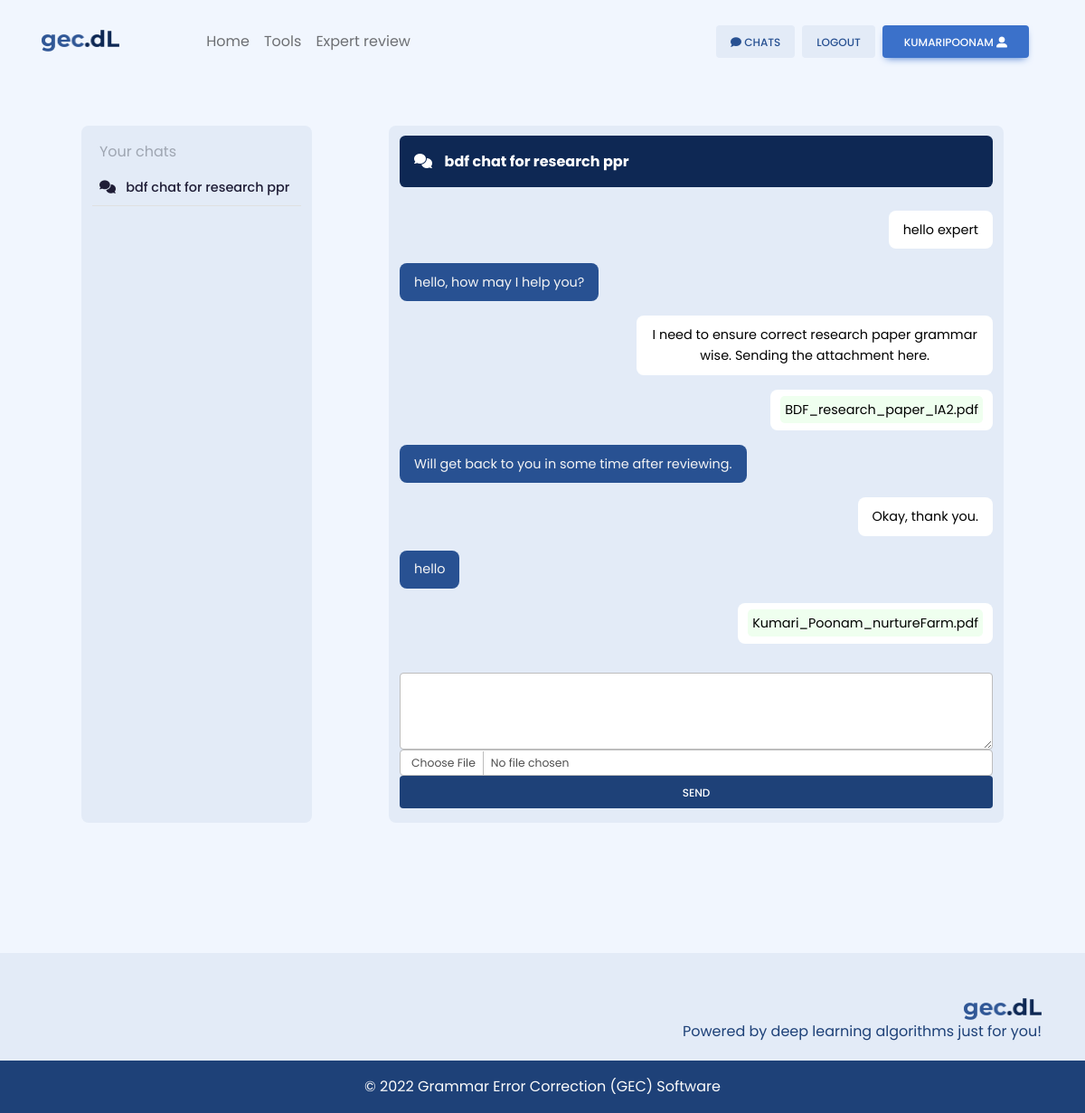
The page /expert/km-60-50-et (signed in) on the database its author committed.
### expert/models.py (models this page shows, shortened)
class Room(models.Model):
    room_name = models.CharField(max_length=255)
    user_room_name = models.CharField(max_length=255, null=True, blank=True)
    expert_room_name = models.CharField(max_length=255, null=True, blank=True)
    def __str__(self):
        return self.room_name

class Message(models.Model):
    room = models.ForeignKey(Room, on_delete=models.CASCADE)
    sender = models.CharField(max_length=255)
    message = models.TextField(null=True, blank=True)
    attachment = models.FileField(null=True, blank=True, upload_to='chat/')

### expert/views.py (the view, shortened to what this page needs)
# urls.py: path('<str:room_name>', views.messaging, name='room'),
@login_required(login_url='login')
def messaging(request, room_name):
    input_form = InputMessageForm()
    username = request.user
    get_messages = Message.objects.filter(sender=username)
    get_rooms = []
    allusers = []
    for msg in get_messages:
        if msg.room not in get_rooms:
            get_rooms.append(msg.room)
            get_msg_list = Message.objects.filter(room=msg.room)
            for m in get_msg_list:
                if m.sender != username and m.sender not in allusers:
                    allusers.append(m.sender)
    allrooms = Room.objects.filter(room_name__in=get_rooms)
    get_room = Room.objects.get(room_name=room_name)
    get_messages = Message.objects.filter(room=get_room)
    get_sender = request.user
    for msg in get_messages:
        if msg.sender!=get_sender:
            get_sender = msg.sender
            break
    context = {
        'convo': True,
        'messages': get_messages,
        'user': request.user,
        'sender': get_sender,
        'room_name': room_name,
        'current_room': get_room,
        'rooms': get_rooms,
        'allrooms': allrooms,
        'allusers': allusers,
        'input_form': input_form,
    }
    return render(request, "expert/chat.html", context)

### expert/forms.py
class InputMessageForm(forms.ModelForm):
    attachment = forms.FileField(
        required = False,
        widget = forms.ClearableFileInput(
            attrs={'class':'m-auto form-control form-control-sm'})
    )
    message = forms.CharField(
        required = False,
        widget = forms.Textarea(
            attrs={'rows':'2',
                   'class': 'form-control'})
    )
    class Meta:
        model = Message
        fields = ('message', 'attachment')

### templates/expert/chat.html (shortened to what this page needs)
{% extends 'base.html' %}
{% load static %}
{% block mainbody %}
    <div class="text-center expert">
        <div class="m-5 row">
            <div class="card bg-secondary-2 col-3 shadow-0">
                    <table class="table table-sm w-100 room_list text-start">
                        <tbody>
                            <div class="text-secondary text-start m-2 mt-3">Your chats</div>
                            {% if request.user.profile.user_type == "Normal user" %}
                                {% for room in allrooms %}
                                <tr>
                                    <th scope="row"><a href="{% url 'room' room_name=room.room_name %}"><i class="fas fa-comments"></i> &nbsp; {% if room.user_room_name %}{{room.user_room_name}}{% else %}{{room.room_name}}{% endif %} </a></th>
                                </tr>
                                {% endfor %}
                            {% else %}
                                {% for room in allrooms %}
                                <tr>
                                    <th scope="row"><a href="{% url 'room' room_name=room.room_name %}"><i class="fas fa-comments"></i> &nbsp; {% if room.expert_room_name %}{{room.expert_room_name}}{% else %}{{room.room_name}}{% endif %} </a></th>
                                </tr>
                                {% endfor %}
                            {% endif %}
                        </tbody>
                    </table>
            </div>
            <div class="col-1"></div>
            <div class="card bg-secondary-2 col-8 shadow-0">
                {% if convo == False %}
                <div class="no-convo m-3 p-5">
                    <i class="text-secondary fas fa-comments fa-8x mb-4"></i><br>
                    <small class='text-secondary'>Select a conversation</small>
                </div>
                {% else %}
                <div class="chat-user-name  fw-bold text-white p-3 mb-0"><i class="fas fa-comments fw-0"></i>&nbsp;&nbsp;&nbsp; <span  contenteditable="true" id="room_name_display">
                    {% if request.user.profile.user_type == "Normal user" and current_room.user_room_name %}
                        {{current_room.user_room_name}}
                    {% elif request.user.profile.user_type == "Expert user" and current_room.expert_room_name %}
                        {{current_room.expert_room_name}}
                    {% else %}
                        {{room_name}}
                    {% endif %}
                </span></div>
                <div class="parent">
                    <div id="chatbox">
                        {% for msg in messages %}
                            {% if msg.sender != request.user.username %}
                                {% if msg.message %}<p class="msg-recieved">{{msg.message}}</p>{% endif %}
                            {% else %}
                                {% if msg.message %}<p class="msg-send">{{msg.message}}</p>{% endif %}
                                {% if msg.attachment %}<p class="msg-send attachment">
                                    <a href="../../../../media/{{ msg.attachment }}" target="_blank">{{ msg.attachment.name|slice:"5:" }}</a>
                                </p>{% endif %}
                            {% endif %}
                        {% endfor %}
                    </div>
                    <form method="post" name="file_form" class="mb-3 mt-3"  enctype="multipart/form-data">
                        {% for f in input_form %}
                            {{f}}
                        {% endfor %}
                        <button type="submit" name="message_submit_button"
                            class="btn btn-primary bg-primary-darker shadow-0 btn-block">send</button>
                    </form>
                </div>
                {% endif %}
            </div>
        </div>
    </div>
{% endblock mainbody %}

### templates/base.html (shortened to what this page needs)
{% load static %}
<!DOCTYPE html>
<html lang="en">
<head>
    <link href="https://cdnjs.cloudflare.com/ajax/libs/font-awesome/6.0.0/css/all.min.css" rel="stylesheet" />
    <link href="https://cdnjs.cloudflare.com/ajax/libs/mdb-ui-kit/6.0.0/mdb.min.css" rel="stylesheet" />
    <link rel="stylesheet" type="text/css" href="https://hinkhoj.com/common/css/keyboard.css" />
    <link rel="stylesheet" href=" {% static 'style/common.css' %} ">
</head>
<body class="bg-1-purple text-black">
    <nav class="navbar navbar-expand-lg navbar-light bg-transparent shadow-0 ">
        <div class="container p-3">
            <a class="navbar-brand me-2" href="{% url 'home' %}">
                <img src="{% static 'assets/images/logo.png' %} " height="24" alt="gec.dL Logo" loading="lazy"
                    style="margin-top: -1px; margin-right: 4em;" />
            </a>
            <div class="collapse navbar-collapse" id="navbarButtonsExample">
                <ul class="navbar-nav me-auto mb-2 mb-lg-0">
                    <li class="nav-item">
                        <a class="nav-link" href="{% url 'home' %}">Home</a>
                    </li>
                    {% if user.is_authenticated and request.user.profile.user_type == "Expert user" %}
                    <li class="nav-item invisible">
                    {% else %}
                    <li class="nav-item">
                    {% endif %}
                        <a class="nav-link" href="{% url 'tools' %}">Tools</a>
                    </li>
                    {% if request.user.premiumuser.paid == "Yes" or request.user.profile.user_type == "Expert user" %}
                    <li class="nav-item">
                        <a class="nav-link" href="{% url 'expert_review' %}">Expert review</a>
                    </li>
                    {% endif %}
                </ul>
                <div class="d-flex align-items-center">
                    {% if user.is_authenticated %}
                    {% if request.user.profile.user_type == "Expert user" or request.user.premiumuser.paid == "Yes" %}
                    <a href="{% url 'chat' %}"><button type="button" class="btn btn-secondary px-3 me-2"><i
                        class="fas fa-comment"></i> Chats </button></a>
                    {% endif %}
                    <a href="">
                       <form action="{% url 'logout' %}" method="post">
                        <button type="submit" class="btn btn-secondary px-3 me-2">
                            logout
                        </button>
                       </form>
                    </a>
                    <a href="{% url 'profile' %}"><button type="button" class="btn btn-primary  me-3">
                        {{request.user.username}} <i class="fas fa-user-alt"></i>
                    </button></a>
                    {% endif %}
                </div>
            </div>
        </div>
    </nav>
    <div class="container mt-4 pb-5">
        {% block mainbody %}{% endblock mainbody %}
    </div>
    <footer>
        <div class="text-end p-5 mt-5 pb-1">
            <img src="{% static 'assets/images/logo.png' %}" height="24" alt="gec.dL Logo" loading="lazy" />
            <p class="text-primary-darker">Powered by deep learning algorithms just for you!</p>
        </div>
        <div class="bg-primary-darker p-3 text-light text-center">© 2022 Grammar Error Correction (GEC) Software</div>
    </footer>
</body>
</html>

### static/style/common.css (style rules this page uses)
* { font-family: 'Poppins', sans-serif; }
body { color: black; background-color: #f1f6fe; }
footer { background-color: #e3ebf7; }
.bg-primary-darker { background-color: #1e4178 !important; }
.text-primary-darker { color: #1e4178 !important; }
.bg-secondary-2 { background-color: #e3ebf7 !important; }
div.chat-user-name { border-radius: .4rem; background-color: #0e2854; padding: .3rem 1rem; margin: .7rem 0; text-align: left; }
div#chatbox { display: flex; flex-direction: column; }
p.msg-send, p.msg-recieved { padding: .6rem 1rem; max-width: 60%; border-radius: .5rem; font-size: .9rem; }
p.attachment { padding: .7rem; }
p.attachment > a { background-color: rgb(239, 255, 239); border-radius: .3rem; padding: .3rem; color: black; }
p.msg-recieved { color: whitesmoke; background-color: #285192; margin-right: auto; }
p.msg-send { background-color: white; color: black; margin-left: auto; }
.expert th>a { text-decoration: none; color: #1F1D36; }
textarea { padding: 1rem !important; }

### templates/expert/chat.html (style rules this page uses)
p.attachment { padding: .7rem; }
p.attachment > a { background-color: rgb(239, 255, 239); border-radius: .3rem; padding: .3rem; color: black; }

### rows shown on the page
Room: user_room_name "bdf chat for research ppr"
Message: message "hello expert"
Message: message "hello, how may I help you?"
Message: message "I need to ensure correct research paper grammar wise. Sending the attachment here."
Message: attachment.name "BDF_research_paper_IA2.pdf"
Message: message "Will get back to you in some time after reviewing."
Message: message "Okay, thank you."
Message: message "hello"
Message: attachment.name "Kumari_Poonam_nurtureFarm.pdf"

### other values the page prints
{{ request.user.username }} "KUMARIPOONAM"
